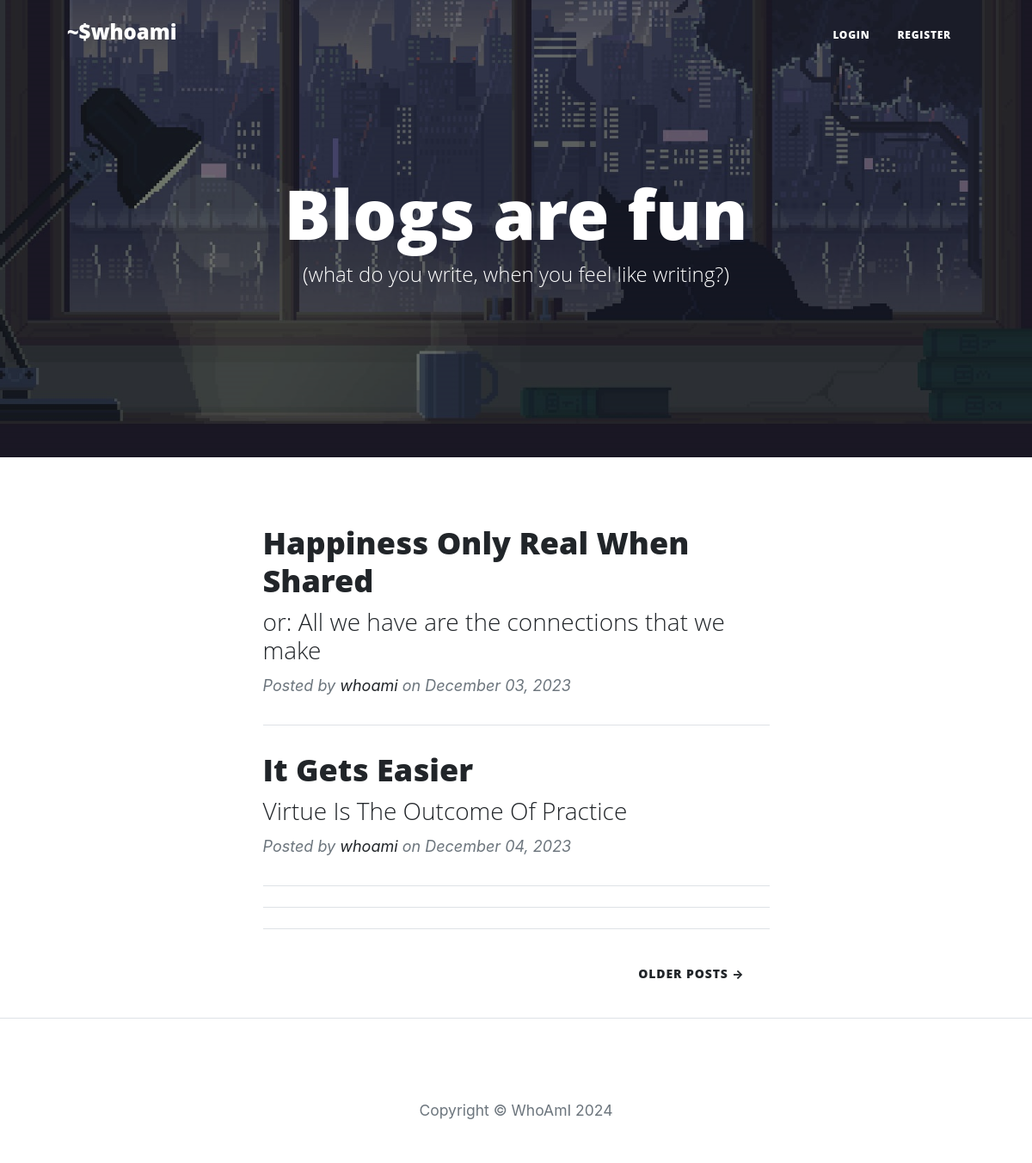
The page / on the database its author committed.
### main.py (models this page shows)
class BlogPost(db.Model):
    __tablename__ = "blog_posts"
    id = db.Column(db.Integer, primary_key=True)
    author_id = db.Column(db.Integer, db.ForeignKey("users.id"))
    author = relationship("User", back_populates="posts")
    title = db.Column(db.String(250), unique=True, nullable=False)
    subtitle = db.Column(db.String(250), nullable=False)
    date = db.Column(db.String(250), nullable=False)
    body = db.Column(db.Text, nullable=False)
    img_url = db.Column(db.String(250), nullable=False)
    comments = relationship("Comment", back_populates="parent_post")

class User(UserMixin, db.Model):
    __tablename__ = "users"
    id = db.Column(db.Integer, primary_key=True)
    email = db.Column(db.String(100), unique=True)
    password = db.Column(db.String(100))
    name = db.Column(db.String(100))
    posts = relationship("BlogPost", back_populates="author")
    comments = relationship("Comment", back_populates="comment_author")

### main.py (the view)
@app.route('/')
def home():
    result = db.session.execute(db.select(BlogPost))
    posts = result.scalars().all()
    return render_template("index.html", all_posts=posts, year=CURRENT_YEAR, current_user=current_user)

### templates/index.html (shortened to what this page needs)
{% include "header.html" %}
        <header class="masthead" style="background-image: url('static/assets/img/cat.jpg')">
            <div class="container position-relative px-4 px-lg-5">
                <div class="row gx-4 gx-lg-5 justify-content-center">
                    <div class="col-md-10 col-lg-8 col-xl-7">
                        <div class="site-heading">
                            <h1>Blogs are fun</h1>
                            <span class="subheading" >(what do you write, when you feel like writing?)</span>
                        </div>
                    </div>
                </div>
            </div>
        </header>
        <div class="container px-4 px-lg-5">
            <div class="row gx-4 gx-lg-5 justify-content-center">
                <div class="col-md-10 col-lg-8 col-xl-7">
                    {% for post in all_posts %}
                  <div class="post-preview">
                    <a href="{{ url_for('show_post', post_id=post.id) }}">
                      <h2 class="post-title">{{ post.title }}</h2>
                      <h3 class="post-subtitle">{{ post.subtitle }}</h3>
                    </a>
                    <p class="post-meta">
                      Posted by
                      <a href="#">{{post.author.name}}</a>
                      on {{post.date}}
                    </p>
                  </div>
                  <hr class="my-4" />
                  {% endfor %}
                    <hr class="my-4" />
                    <hr class="my-4" />
                    <div class="d-flex justify-content-end mb-4"><a class="btn btn-default text-uppercase" href="#!">Older Posts →</a></div>
                </div>
            </div>
        </div>
{% include "footer.html" %}

### rows shown on the page
BlogPost: title "Happiness Only Real When Shared", subtitle "or: All we have are the connections that we make", author.name "whoami", date "December 03, 2023"
BlogPost: title "It Gets Easier", subtitle "Virtue Is The Outcome Of Practice", author.name "whoami", date "December 04, 2023"

### other values the page prints
{{ year }} "2024"
